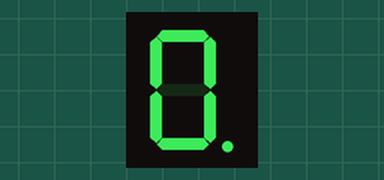
The sketch below on a simulated Arduino Uno, built with avr-gcc and run on an emulated ATmega328P. On the bench: 1-digit seven-segment display. Wiring (from diagram.json): 1-digit 7-segment display, segments lit when HIGH: segments pin 9, pin 8, pin 3, pin 4, pin 5, pin 10, pin 11, pin 2. The segment pins are drawn as the display they are named for.

Above: at 0.1 s.
At 1.1 s:
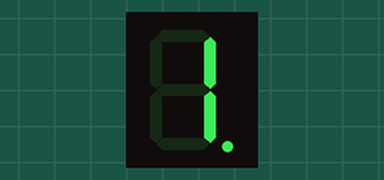
At 2.1 s:
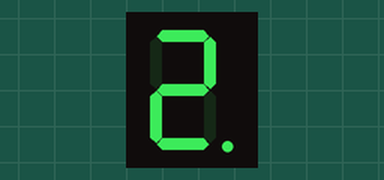
At 4.1 s:
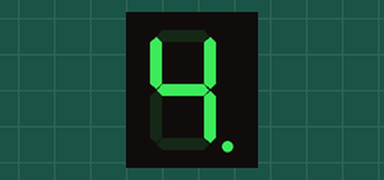
At 6.1 s:
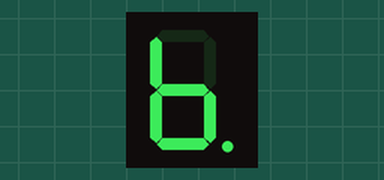
At 9.1 s:
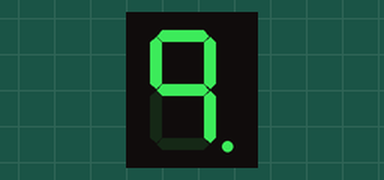

Measured:
- by itself, everything shown: repeats every 10.5 s, in 10 steps
- what the display in image 1 shows lasts 1.0 s, from 1.0 s to 2.0 s
- what the display in image 5 shows lasts 1.5 s, from 9.0 s to 10.5 s

The sketch:

sketch.ino
```cpp
const byte numeral[11] = {
  B11111100, // 0
  B01100000, // 1
  B11011010, // 2
  B11110010, // 3
  B01100110, // 4
  B10110110, // 5
  B00111110, // 6
  B11100000, // 7
  B11111110, // 8
  B11100110, // 9
  //B00000000, //tidak menampilkan
};
const int segmentPins[8] = { 2, 11, 10, 5, 4, 3, 8, 9 }; //dp,g,f,e,d,c,b,a
void setup() {
  for (int i = 0; i < 8; i++) {
    pinMode(segmentPins[i], OUTPUT);
  }
}
void loop() {
  for (int i = 0; i <= 9; i++) {
    tampilAngka(i);
    delay(1000);
  }
  delay(500);
}
void tampilAngka (int number) {
  boolean isBitSet;
  for (int segment = 1; segment < 8; segment++) {
    isBitSet = bitRead(numeral[number], segment);
    digitalWrite(segmentPins[segment], isBitSet);
    digitalWrite(segmentPins[0], HIGH);
  }
}
```
